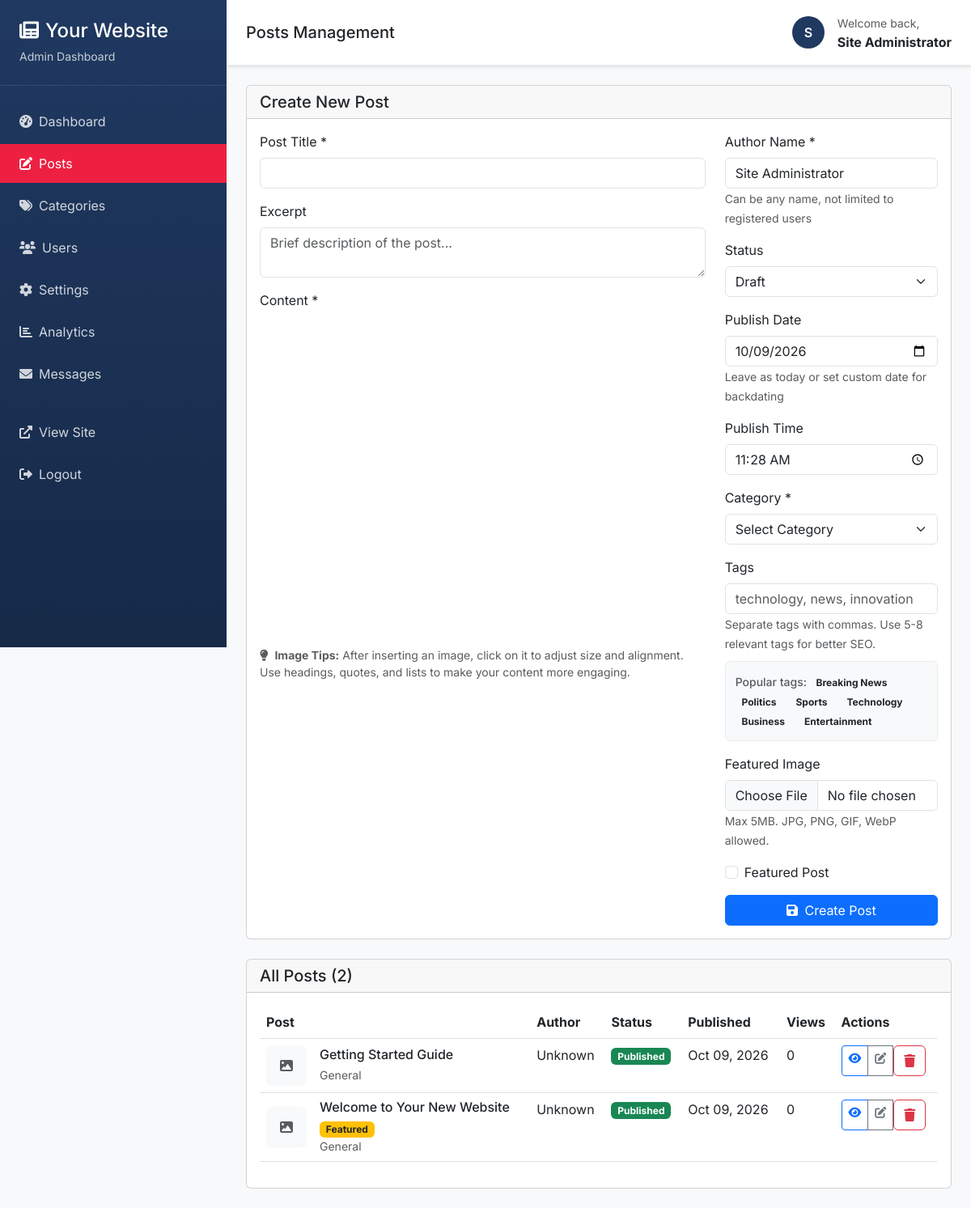
The page /admin/posts.php (signed in) on the database its author committed.
### tables this page shows
CREATE TABLE site_settings (
    id INT AUTO_INCREMENT PRIMARY KEY,
    setting_name VARCHAR(100) UNIQUE NOT NULL,
    setting_value LONGTEXT,
    setting_type ENUM('text', 'textarea', 'number', 'boolean', 'image', 'json') DEFAULT 'text',
    category VARCHAR(50) DEFAULT 'general',
    description TEXT,
    updated_at TIMESTAMP DEFAULT CURRENT_TIMESTAMP ON UPDATE CURRENT_TIMESTAMP
);

CREATE TABLE posts (
    id INT AUTO_INCREMENT PRIMARY KEY,
    title VARCHAR(200) NOT NULL,
    slug VARCHAR(200) UNIQUE NOT NULL,
    content LONGTEXT NOT NULL,
    excerpt TEXT,
    featured_image VARCHAR(255),
    category VARCHAR(100),
    tags TEXT,
    author_id INT,
    status ENUM('draft', 'published') DEFAULT 'draft',
    is_featured BOOLEAN DEFAULT FALSE,
    views_count INT DEFAULT 0,
    shares_count INT DEFAULT 0,
    meta_title VARCHAR(200),
    meta_description VARCHAR(300),
    created_at TIMESTAMP DEFAULT CURRENT_TIMESTAMP,
    updated_at TIMESTAMP DEFAULT CURRENT_TIMESTAMP ON UPDATE CURRENT_TIMESTAMP,
    published_at TIMESTAMP NULL,
    FOREIGN KEY (author_id) REFERENCES admin_users(id) ON DELETE SET NULL,
    INDEX idx_slug (slug),
    INDEX idx_status (status),
    INDEX idx_category (category),
    INDEX idx_created_at (created_at)
);

### admin/posts.php (the view, shortened to what the rows shown need)
<?php
require_once dirname(__DIR__) . '/config/database.php';
require_once dirname(__DIR__) . '/includes/functions.php';
$page = (int)($_GET['page'] ?? 1);
$limit = 10;
$offset = ($page - 1) * $limit;
try {
    $stmt = $pdo->prepare("
        SELECT p.*
        FROM posts p
        ORDER BY p.created_at DESC
        LIMIT ? OFFSET ?
    ");
    $stmt->execute([$limit, $offset]);
    $posts = $stmt->fetchAll();
} catch(PDOException $e) {
    $posts = [];
    $total_posts = 0;
    $total_pages = 0;
}
$site_name = get_setting('site_name', 'Newspower');
?>
<!DOCTYPE html>
<html lang="en">
<head>
    <link href="https://cdn.jsdelivr.net/npm/bootstrap@5.3.0/dist/css/bootstrap.min.css" rel="stylesheet">
    <link href="https://cdnjs.cloudflare.com/ajax/libs/font-awesome/6.0.0/css/all.min.css" rel="stylesheet">
    <link href="https://cdn.quilljs.com/1.3.6/quill.snow.css" rel="stylesheet">
</head>
<body>
    <div class="sidebar">
        <div class="sidebar-header text-white">
            <h4 class="mb-1"><i class="fas fa-newspaper me-2"></i><?php echo htmlspecialchars($site_name); ?></h4>
            <small class="opacity-75">Admin Dashboard</small>
        </div>
    </div>
    <div class="main-content">
        <div class="container-fluid p-4">
            <div class="row">
                <div class="col-12">
                    <div class="card">
                        <div class="card-body">
                            <?php if (empty($posts)): ?>
                                <div class="text-center py-4">
                                    <i class="fas fa-file-alt fa-3x text-muted mb-3"></i>
                                    <p class="text-muted">No posts found. Create your first post above!</p>
                                </div>
                            <?php else: ?>
                                <div class="table-responsive">
                                    <table class="table table-hover">
                                        <thead>
                                            <tr>
                                                <th>Post</th>
                                                <th>Author</th>
                                                <th>Status</th>
                                                <th>Published</th>
                                                <th>Views</th>
                                                <th>Actions</th>
                                            </tr>
                                        </thead>
                                        <tbody>
                                            <?php foreach ($posts as $post): ?>
                                                <tr>
                                                    <td>
                                                        <div class="d-flex align-items-center">
                                                            <?php if ($post['featured_image']): ?>
                                                                <img src="<?php echo SITE_URL; ?>/uploads/<?php echo htmlspecialchars($post['featured_image']); ?>"
                                                                     alt="Thumbnail" class="me-3 rounded"
                                                                     style="width: 50px; height: 50px; object-fit: cover;">
                                                            <?php else: ?>
                                                                <div class="me-3 bg-light rounded d-flex align-items-center justify-content-center"
                                                                     style="width: 50px; height: 50px;">
                                                                    <i class="fas fa-image text-muted"></i>
                                                                </div>
                                                            <?php endif; ?>
                                                            <div>
                                                                <h6 class="mb-1"><?php echo htmlspecialchars(truncate_text($post['title'], 50)); ?></h6>
                                                                <?php if ($post['is_featured']): ?>
                                                                    <span class="badge bg-warning text-dark">Featured</span>
                                                                <?php endif; ?>
                                                                <small class="text-muted d-block">
                                                                    <?php echo htmlspecialchars($post['category']); ?>
                                                                </small>
                                                            </div>
                                                        </div>
                                                    </td>
                                                    <td><?php echo htmlspecialchars($post['author_name'] ?? 'Unknown'); ?></td>
                                                    <td>
                                                        <span class="badge bg-<?php echo $post['status'] == 'published' ? 'success' : 'warning'; ?>">
                                                            <?php echo ucfirst($post['status']); ?>
                                                        </span>
                                                    </td>
                                                    <td>
                                                        <?php if ($post['published_at']): ?>
                                                            <?php echo format_date($post['published_at']); ?>
                                                        <?php else: ?>
                                                            <span class="text-muted">Not published</span>
                                                        <?php endif; ?>
                                                    </td>
                                                    <td><?php echo number_format($post['views_count']); ?></td>
                                                    <td>
                                                        <div class="btn-group btn-group-sm">
                                                            <?php if ($post['status'] === 'published'): ?>
                                                                <a href="<?php echo SITE_URL; ?>/post.php?slug=<?php echo $post['slug']; ?>"
                                                                   class="btn btn-outline-primary" target="_blank" title="View Post">
                                                                    <i class="fas fa-eye"></i>
                                                                </a>
                                                            <?php endif; ?>
                                                            <a href="<?php echo ADMIN_URL; ?>/posts.php?edit=<?php echo $post['id']; ?>"
                                                               class="btn btn-outline-secondary" title="Edit Post">
                                                                <i class="fas fa-edit"></i>
                                                            </a>
                                                            <form method="POST" class="d-inline"
                                                                  onsubmit="return confirm('Are you sure you want to delete this post?');">
                                                                <button type="submit" class="btn btn-outline-danger" title="Delete Post">
                                                                    <i class="fas fa-trash"></i>
                                                                </button>
                                                            </form>
                                                        </div>
                                                    </td>
                                                </tr>
                                            <?php endforeach; ?>
                                        </tbody>
                                    </table>
                                </div>
                            <?php endif; ?>
                        </div>
                    </div>
                </div>
            </div>
        </div>
    </div>
</body>
</html>

### rows shown on the page
site_settings: setting_value "Your Website"
posts: title "Getting Started Guide", category "General", author_name "Unknown", status "Published", published_at "Oct 09, 2026", views_count "0"
posts: title "Welcome to Your New Website", is_featured "Featured", category "General", author_name "Unknown", status "Published", published_at "Oct 09, 2026", views_count "0"

### other values the page prints
substr($_SESSION['admin_name'], 0, 1) "S"
$_SESSION['admin_name'] "Site Administrator"
$total_posts "2"
